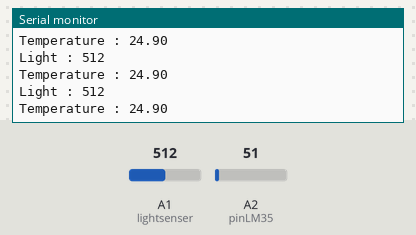
Simulated run of this sketch. Board: Arduino Uno, built for the host (arithmetic inside an expression is 32-bit, double 64-bit). On the bench: the last lines printed to the serial monitor. Inputs (shaded band) come from the test bench; at power-on: A2 (pinLM35) = 51, A1 (lightsenser) = 512.

Above: at 1.2 s.
1.3 s: A2 (pinLM35) set to 61
At 1.71 s:
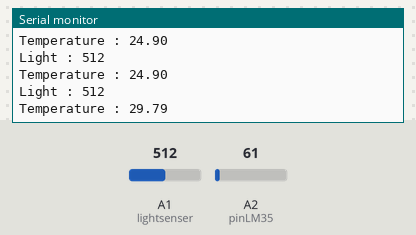
2.8 s: A1 (lightsenser) set to 390
At 2.91 s:
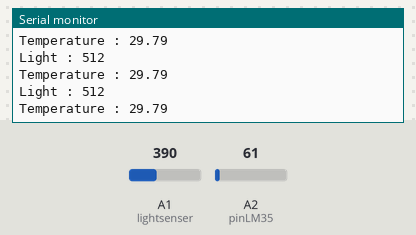
4.3 s: A2 (pinLM35) set to 71
At 4.46 s:
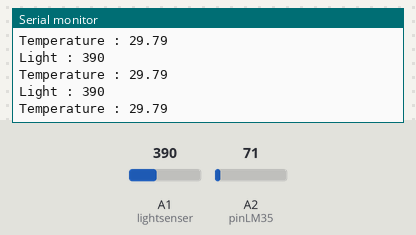
5.8 s: A1 (lightsenser) set to 410
At 5.96 s:
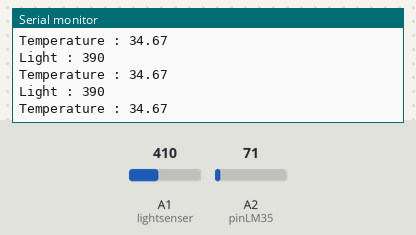
Timing chart, 0 to 8.3 s (numbered marks = the images above; inputs shaded):
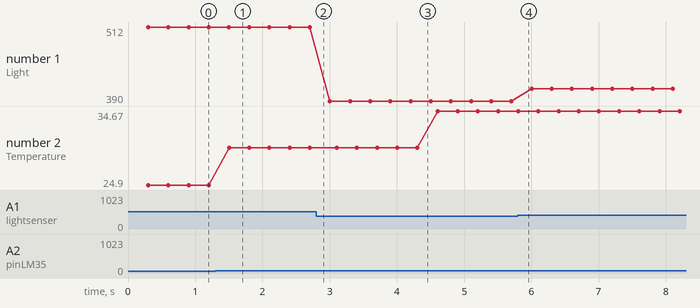

The sketch:

sketch_nov26a.ino
```cpp
#include <SoftwareSerial.h>

SoftwareSerial mySerial(4, 5); // RX, TX

unsigned long l1, l2, l3, l4;
unsigned long interval1 = 300;
unsigned long interval2 = 300;
const int pinLM35 = 2;
const int lightsenser = A1;
int val = 0;
float tem_val = 0;
int lightvalue = 0;

void setup() {
 Serial.begin(9600);
 mySerial.begin(9600);
 l1 = 0;
 l3 = 0;
}

void loop() {
  val = analogRead(pinLM35);
  l2 = millis();
  if (l2 - l1 >= interval1) {
    l1 = l2;
    // 조도센서 측정
    lightvalue = analogRead(lightsenser);
    Serial.print("Light : ");
    Serial.println(lightvalue);
    if (lightvalue < 400 ) {
      mySerial.write(lightvalue);
      delay(100);
    }
  }

  l4 = millis();
  if (l4 - l3 >= interval2) {
    l3 = l4;
    // 온도센서 측정
    Serial.print( "Temperature : ");
    tem_val = val * 5 * 100 / 1024.0;
    Serial.println(tem_val);
    mySerial.write(tem_val);
  }
}
```

Measured:
- after the input at 1.3 s, the serial monitor: prints a new line after 0.20 s (image 1)
- plotted number 1: 512 → 390 after the input at 2.8 s, 390 → 410 after the input at 5.8 s
- plotted number 2: 24.9 → 29.79 after the input at 1.3 s, 29.79 → 34.67 after the input at 4.3 s
